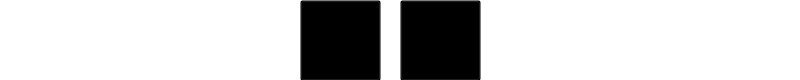
<?xml version="1.0" encoding="UTF-8"?>
<ui version="4.0">
 <class>Menu_Gpio</class>
 <widget class="QFrame" name="Menu_Gpio">
  <property name="geometry">
   <rect>
    <x>0</x>
    <y>0</y>
    <width>800</width>
    <height>80</height>
   </rect>
  </property>
  <property name="windowTitle">
   <string>Frame</string>
  </property>
  <property name="styleSheet">
   <string notr="true">background: transparent;</string>
  </property>
  <property name="frameShape">
   <enum>QFrame::NoFrame</enum>
  </property>
  <property name="frameShadow">
   <enum>QFrame::Plain</enum>
  </property>
  <property name="lineWidth">
   <number>0</number>
  </property>
  <widget class="QToolButton" name="button_Settings">
   <property name="geometry">
    <rect>
     <x>300</x>
     <y>0</y>
     <width>81</width>
     <height>81</height>
    </rect>
   </property>
   <property name="focusPolicy">
    <enum>Qt::NoFocus</enum>
   </property>
   <property name="toolTip">
    <string>Network Settings</string>
   </property>
   <property name="autoFillBackground">
    <bool>false</bool>
   </property>
   <property name="styleSheet">
    <string notr="true">background: transparent;</string>
   </property>
   <property name="text">
    <string>...</string>
   </property>
   <property name="icon">
    <iconset resource="controller.qrc">
     <normaloff>:/images/network.png</normaloff>:/images/network.png</iconset>
   </property>
   <property name="iconSize">
    <size>
     <width>64</width>
     <height>64</height>
    </size>
   </property>
  </widget>
  <widget class="QToolButton" name="button_Exit_p1">
   <property name="geometry">
    <rect>
     <x>400</x>
     <y>0</y>
     <width>81</width>
     <height>81</height>
    </rect>
   </property>
   <property name="focusPolicy">
    <enum>Qt::NoFocus</enum>
   </property>
   <property name="toolTip">
    <string>Exit</string>
   </property>
   <property name="autoFillBackground">
    <bool>false</bool>
   </property>
   <property name="styleSheet">
    <string notr="true">background: transparent;</string>
   </property>
   <property name="text">
    <string>...</string>
   </property>
   <property name="icon">
    <iconset resource="controller.qrc">
     <normaloff>:/images/exit.png</normaloff>:/images/exit.png</iconset>
   </property>
   <property name="iconSize">
    <size>
     <width>64</width>
     <height>64</height>
    </size>
   </property>
  </widget>
 </widget>
 <resources>
  <include location="controller.qrc"/>
 </resources>
 <connections/>
</ui>
